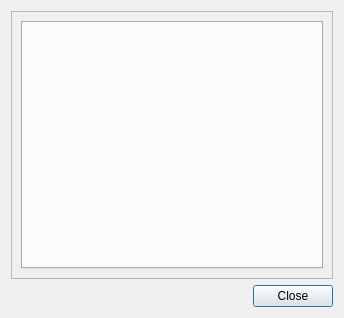
<?xml version="1.0" encoding="UTF-8"?>
<ui version="4.0">
 <class>dlg_selector</class>
 <widget class="QDialog" name="dlg_selector">
  <property name="geometry">
   <rect>
    <x>0</x>
    <y>0</y>
    <width>344</width>
    <height>318</height>
   </rect>
  </property>
  <property name="windowTitle">
   <string>Selector</string>
  </property>
  <layout class="QGridLayout" name="gridLayout">
   <item row="2" column="0" colspan="3">
    <widget class="QScrollArea" name="scrollArea">
     <property name="widgetResizable">
      <bool>true</bool>
     </property>
     <widget class="QWidget" name="scrollAreaWidgetContents_2">
      <property name="geometry">
       <rect>
        <x>0</x>
        <y>0</y>
        <width>320</width>
        <height>257</height>
       </rect>
      </property>
      <layout class="QGridLayout" name="gridLayout_3">
       <item row="0" column="0">
        <layout class="QGridLayout" name="gridLayout_2">
         <item row="1" column="0" colspan="2">
          <widget class="QTabWidget" name="main_tab">
           <property name="sizePolicy">
            <sizepolicy hsizetype="Preferred" vsizetype="Preferred">
             <horstretch>0</horstretch>
             <verstretch>0</verstretch>
            </sizepolicy>
           </property>
           <property name="currentIndex">
            <number>-1</number>
           </property>
          </widget>
         </item>
        </layout>
       </item>
      </layout>
     </widget>
    </widget>
   </item>
   <item row="3" column="0" colspan="3">
    <layout class="QHBoxLayout" name="horizontalLayout">
     <item>
      <spacer name="horizontalSpacer">
       <property name="orientation">
        <enum>Qt::Horizontal</enum>
       </property>
       <property name="sizeType">
        <enum>QSizePolicy::Expanding</enum>
       </property>
       <property name="sizeHint" stdset="0">
        <size>
         <width>40</width>
         <height>20</height>
        </size>
       </property>
      </spacer>
     </item>
     <item>
      <widget class="QPushButton" name="btn_close">
       <property name="sizePolicy">
        <sizepolicy hsizetype="Preferred" vsizetype="Fixed">
         <horstretch>0</horstretch>
         <verstretch>0</verstretch>
        </sizepolicy>
       </property>
       <property name="text">
        <string>Close</string>
       </property>
      </widget>
     </item>
    </layout>
   </item>
  </layout>
 </widget>
 <resources/>
 <connections/>
</ui>
